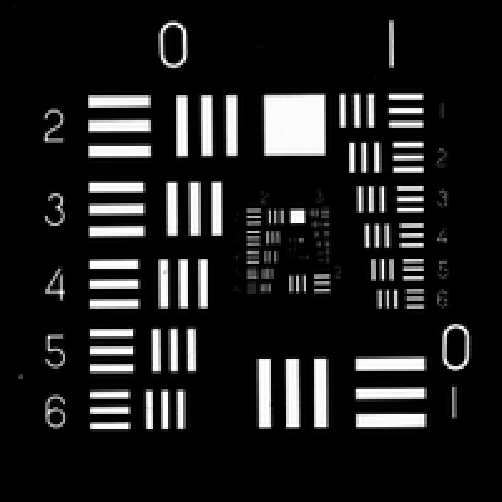
#> input picture common/RC_200.png, 502 x 502 px
$ jupyter execute fourier_gdi.ipynb   (shell and % lines are left out)
#> lines starting #> are read from the running program, lines starting #| are printed output that depends on the picture
[cell 1]

import sys
sys.path.append('../src')

import os
import time
from IPython.core.display import clear_output
import numpy as np
from math import pi
import matplotlib.pyplot as plt
import lmfit
import functools
import imageio.v3 as imageio
import cv2

[cell 2]
dim = (160, 160)
cm = 1e-2
mm = 1e-3
um = 1e-6
nm = 1e-9

x = np.linspace(-50, 50, dim[0]) * um
y = np.linspace(-50, 50, dim[0]) * um
X, Y = np.meshgrid(x, y)
z = 3 * cm # distance from the meta to camera
d = 10 * um # meta aperture
lam = 660 * nm # wavelength
k = 2 * np.pi / lam # wave number

# setup fourier space
kx = np.fft.fftfreq(len(x), np.diff(x)[0]) * 2 * np.pi
ky = np.fft.fftfreq(len(y), np.diff(y)[0]) * 2 * np.pi
KX, KY = np.meshgrid(kx, ky)

# verify that the dimension is correct
assert k**2 - max(kx)**2 - max(ky)**2 > 0, "Simulation dimension is too high"

A = np.zeros(dim)
A[(abs(X) < d/2) & (abs(Y) < d/2)] = 1

target = imageio.imread('../common/RC_200.png')
#> target is the input picture: shape (502, 502, 3); min 0, max 255, mean 29.5
# change to gray scale
target = cv2.cvtColor(target, cv2.COLOR_BGR2GRAY)
#> target: shape (502, 502)
A = cv2.resize(target, dim, interpolation=cv2.INTER_AREA)
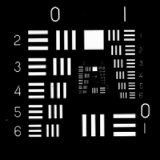
#> A: shape (160, 160); min 0, max 255, mean 29.5

plt.imshow(A)
#> (this line was passed over: IPython is not available in this run)
plt.show()

Ak = np.fft.fft2(A) # kernel

H = np.exp(1j * z * np.sqrt(k**2 - np.abs(KX)**2 - np.abs(KY)**2))
E = np.fft.ifft2(Ak * H)

plt.imshow(np.abs(E))
#> (this line was passed over: IPython is not available in this run)
plt.show()

E = np.roll(E, 1, axis=0)

iH = np.exp(1j * -z * np.sqrt(k**2 - np.abs(KX)**2 - np.abs(KY)**2))
iAk = np.fft.fft2(E) # kernel
iA = np.fft.ifft2(iAk * iH)

plt.imshow(np.abs(iA))
#> (this line was passed over: IPython is not available in this run)
plt.show()

[cell 3]
from numpy import real

dim = (160, 160)
cm = 1e-2
mm = 1e-3
um = 1e-6
nm = 1e-9

x = np.linspace(-50, 50, dim[0]) * um
y = np.linspace(-50, 50, dim[0]) * um
X, Y = np.meshgrid(x, y)
z = 3 * cm # distance from the meta to camera
lam = 660 * nm # wavelength
k = 2 * np.pi / lam # wave number

# setup fourier space
kx = np.fft.fftfreq(len(x), np.diff(x)[0]) * 2 * np.pi
ky = np.fft.fftfreq(len(y), np.diff(y)[0]) * 2 * np.pi
KX, KY = np.meshgrid(kx, ky)

# verify that the dimension is correct
assert k**2 - max(kx)**2 - max(ky)**2 > 0, "Simulation dimension is too high"

A = np.zeros(dim)

target = imageio.imread('../common/RC_200.png')
# change to gray scale
target = cv2.cvtColor(target, cv2.COLOR_BGR2GRAY)
ratio = 0.5
T = cv2.resize(target, (int(dim[0]*ratio), int(dim[1]*ratio)), interpolation=cv2.INTER_AREA)
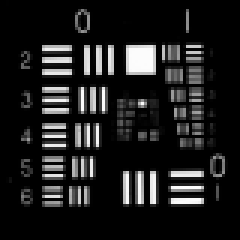
#> T: shape (80, 80) (shown 3 times larger); min 0, max 253, mean 29.5

d0 = int(dim[0]*0.5*(1-ratio))
d1 = int(dim[1]*0.5*(1-ratio))
A[d0:d0+T.shape[0], d1:d1+T.shape[1]] = T
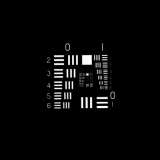
#> A: shape (160, 160) float64; min 0, max 253, mean 7.4

print('Plotting target image')
plt.imshow(A)
#> (this line was passed over: IPython is not available in this run)
plt.show()

Ak = np.fft.fft2(A) # kernel

H = np.exp(1j * z * np.sqrt(k**2 - np.abs(KX)**2 - np.abs(KY)**2))
E = np.fft.ifft2(Ak * H)

I = np.abs(E)**2 # intensity
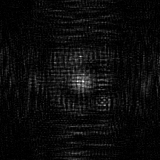
#> I: shape (160, 160) float64; min 0.0301, max 26362.4, mean 1259.8; drawn with min black and max white
print(f'Plottiing intensity on z={z/mm}mm')
plt.imshow(I)
#> (this line was passed over: IPython is not available in this run)
plt.show()

E = np.roll(E, 1, axis=0)

iratio = 0.5
id0 = int(dim[0]*0.5*(1-iratio))
id1 = int(dim[1]*0.5*(1-iratio))

iE = np.zeros(dim)
iT = np.sqrt(I)[id0:id0+int(dim[0]*iratio), id1:id1+int(dim[0]*iratio)]
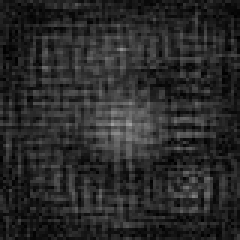
#> iT: shape (80, 80) float64 (shown 3 times larger); min 0.76, max 162.4, mean 41.9
iE[id0:id0+iT.shape[0], id1:id1+iT.shape[1]] = iT
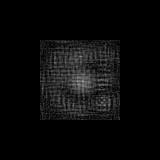
#> iE: shape (160, 160) float64; min 0, max 162.4, mean 10.5

print('Plotting cropped image')
plt.imshow(np.abs(iE)**2)
#> (this line was passed over: IPython is not available in this run)
plt.show()

iH = np.exp(1j * -z * np.sqrt(k**2 - np.abs(KX)**2 - np.abs(KY)**2))
iAk = np.fft.fft2(iE) # kernel
iA = np.fft.ifft2(iAk * iH)

print('Plotting reconstructed image')
plt.imshow(np.abs(iA))
#> (this line was passed over: IPython is not available in this run)
plt.show()

$ run again, with common/RC_780.png copied over common/RC_200.png
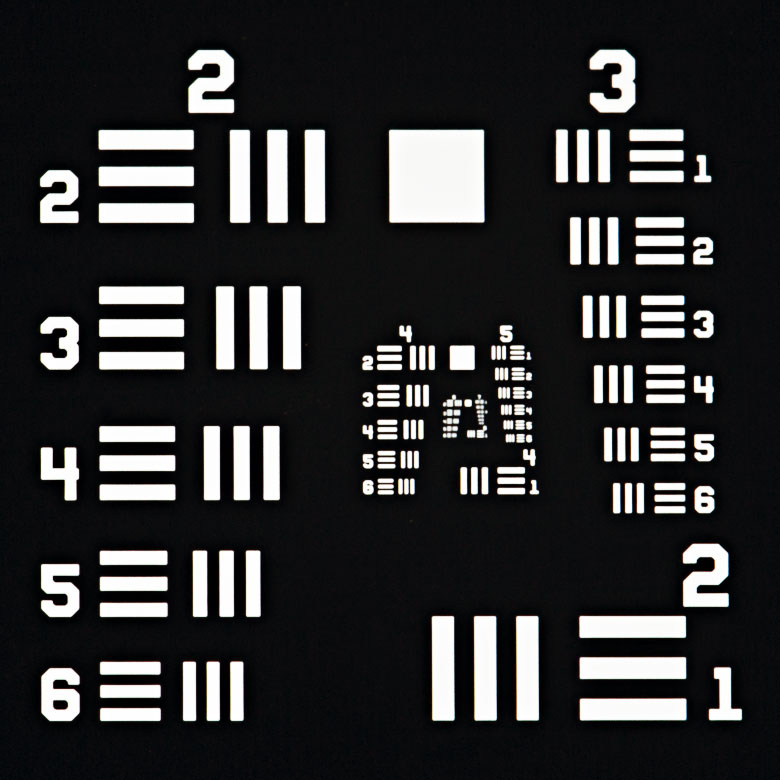
#> input picture common/RC_780.png, 780 x 780 px
#> target is the input picture: shape (780, 780, 4); mean R, G, B, A 49, 49.3, 50.1, 255
#> target: shape (780, 780)
#> `iT = np.sqrt(I)[id0:id0+int(dim[0]*iratio), id1:id1+int(dim[0]*iratio)]`:
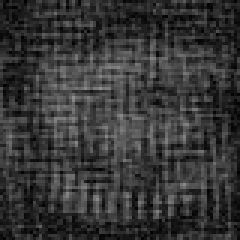
#> iT: shape (80, 80) float64 (shown 3 times larger); min 0.668, max 143.7, mean 54.5
#> `iE[id0:id0+iT.shape[0], id1:id1+iT.shape[1]] = iT`:
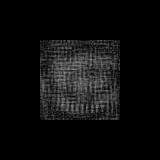
#> iE: shape (160, 160) float64; min 0, max 143.7, mean 13.6
